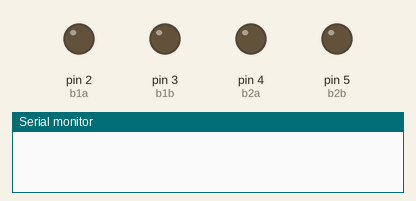
Recording of a sketch running on a simulated Arduino Uno, built with avr-gcc and run on an emulated ATmega328P. Shown: output pins drawn as LEDs (lit = HIGH), the last lines printed to the serial monitor.

Above: at 0.1 s.
At 2.1 s:
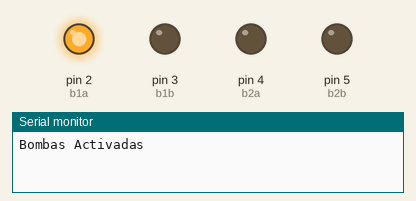
At 8.1 s:
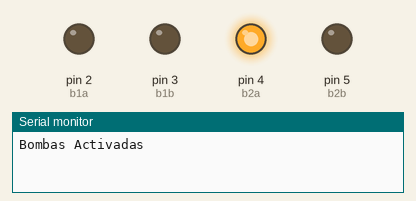
Timing chart, 0 to 12.5 s (numbered marks = the images above):
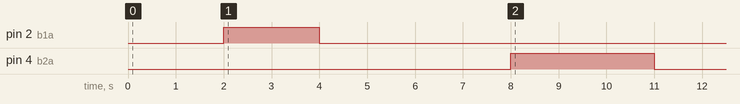

Measured:
- by itself, pin 2 (b1a): LOW → HIGH at 2.0 s, → LOW 2.0 s later
- by itself, pin 4 (b2a): LOW → HIGH at 8.0 s, → LOW 3.0 s later

The sketch:

Dispensador_bebides.ino
```cpp
int b1a = 2;
int b1b = 3;
int b2a = 4;
int b2b = 5;
int aux=0;

void setup(){
  pinMode(b1a, OUTPUT);
  pinMode(b1b, OUTPUT);
  pinMode(b2a, OUTPUT);
  pinMode(b2b, OUTPUT);
  Serial.begin(960000);
  delay(1000);
  Serial.print("Bombas Activadas");
  delay(1000);
}

void loop(){
  if (aux==0)
  {
    Bmotor1(2000);
    delay(4000);
    Bmotor2(3000);
  aux=1;
  }
}

void Bmotor1(int tiempo){
  digitalWrite(b1a,HIGH);
  digitalWrite(b1b,LOW);
  delay(tiempo);
  digitalWrite(b1a, LOW);
  digitalWrite(b1b, LOW);
}
void Bmotor2(int tiempo){
  digitalWrite(b2a,HIGH);
  digitalWrite(b2b,LOW);
  delay(tiempo);
  digitalWrite(b2a, LOW);
  digitalWrite(b2b, LOW);
}
```
